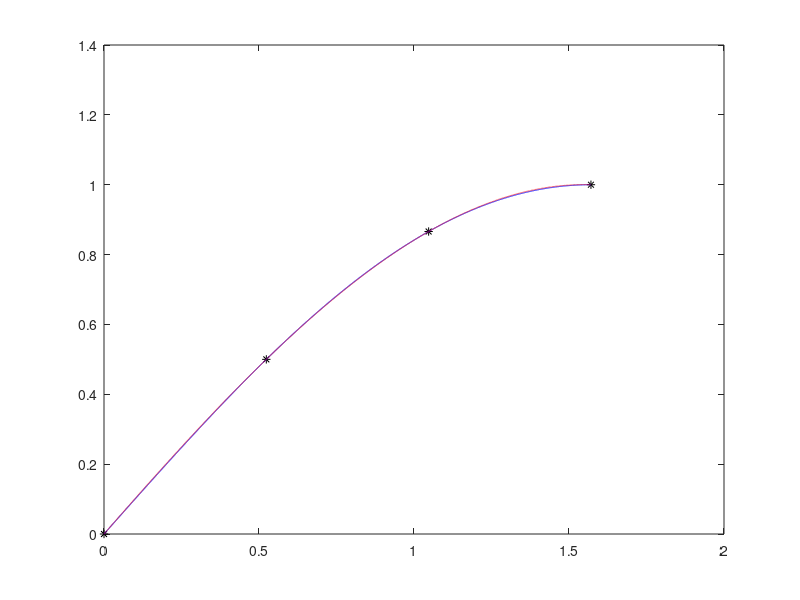
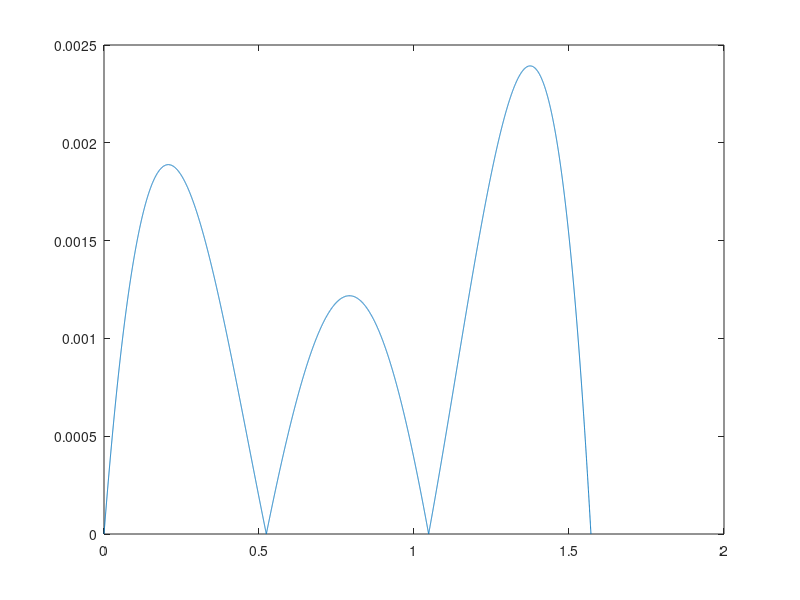

Write the MATLAB code that produced these figures, in order.
%This is the MATLAB code for the example on page 18 of lecture notes on interpolation
%Written by M. Motamed @ UNM, Fall 2016 (MATH/CS 375)


%Data points
n=4;
X=linspace(0,pi/2,n);
Y=sin(X);


%Compute Newton divided differences
c1=Y(1);

a1=(Y(2)-Y(1))/(X(2)-X(1));
a2=(Y(3)-Y(2))/(X(3)-X(2));
a3=(Y(4)-Y(3))/(X(4)-X(3));
a4=(a2-a1)/((pi/3));
a5=(a3-a2)/((pi/2)-(pi/6));
a6=(a5-a4)/((pi/2));

c2=a1;
c3=a4;
c4=a6;


%Evaluate P at new base points using the nested formula
m=10000;
x_new=linspace(0,pi/2,m);
P=c1+(x_new-X(1)).*(c2+(x_new-X(2)).*(c3+(x_new-X(3)).*(c4)));


%Compute the eror
y_new=sin(x_new);
E=abs(P-y_new);


%Plot results
figure
plot(X,Y,'*k')
hold on
plot(x_new,y_new,'b',x_new,P,'--r')
%Do not forget to label axes, increase the font size, and put a legend

figure
plot(x_new,E)
%Do not forget to label axes and increase the font size